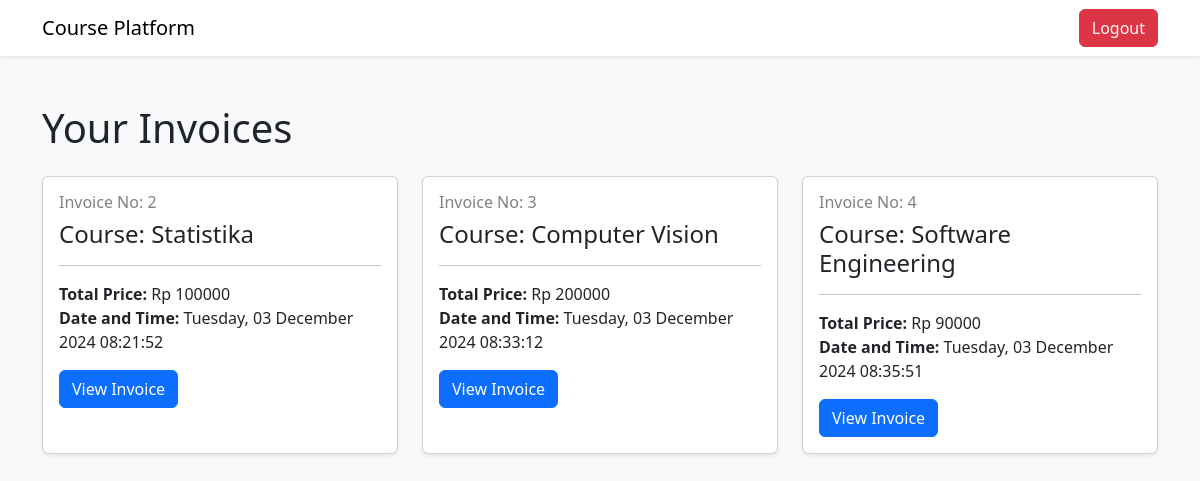
The app's page /student/invoices (signed in) with its own data.
### tables this page shows
CREATE TABLE invoice (
                id_invoice INTEGER PRIMARY KEY AUTOINCREMENT,
                id_pembayaran INTEGER,
                id_peserta INTEGER,
                detail_invoice TEXT NOT NULL,
                FOREIGN KEY (id_pembayaran) REFERENCES pembayaran(id_pembayaran),
                FOREIGN KEY (id_peserta) REFERENCES peserta(id_peserta)
            );

CREATE TABLE kursus (
                id_kursus INTEGER PRIMARY KEY AUTOINCREMENT,
                id_instruktur INTEGER,
                nama_kursus TEXT NOT NULL,
                harga_kursus INT NOT NULL,
                FOREIGN KEY (id_instruktur) REFERENCES instruktur(id_instruktur)
            );

### features/student.py (the view)
    def invoices(self):
        if not session.get('email') or session.get('role') != 'user':
            return redirect(url_for('home'))
        email = session.get('email')
        student = query_db('SELECT * FROM peserta WHERE email = ?', [email], one=True)
        if not student:
            return redirect(url_for('home'))
        student_id = student['id_peserta']
        invoices = query_db(
            '''
                SELECT invoice.*, pembayaran.*, kursus.*
                FROM invoice
                INNER JOIN pembayaran ON invoice.id_pembayaran = pembayaran.id_pembayaran
                INNER JOIN kursus ON pembayaran.id_kursus = kursus.id_kursus
                WHERE invoice.id_peserta = ?
            ''',
            [student_id]
        )
        return render_template('student/invoice.html', invoices=invoices)

### database.py (called while the page is built)
def get_db():
    db = getattr(g, '_database', None)
    if db is None:
        db = g._database = sqlite3.connect(DATABASE)
        db.row_factory = sqlite3.Row
    return db

def query_db(query, args=(), one=False):
    cur = get_db().execute(query, args)
    rv = cur.fetchall()
    cur.close()
    get_db().commit()
    return (rv[0] if rv else None) if one else rv

### templates/student/invoice.html (shortened to what this page needs)
<!DOCTYPE html>
<html lang="en">
<head>
    <link href="https://cdn.jsdelivr.net/npm/bootstrap@5.3.0/dist/css/bootstrap.min.css" rel="stylesheet">
</head>
<body class="bg-light">
    <nav class="navbar navbar-expand-lg navbar-light bg-white shadow-sm">
        <div class="container">
            <a class="navbar-brand" href="/">Course Platform</a>
            <div class="d-flex">
                <a href="/logout" class="btn btn-danger">Logout</a>
            </div>
        </div>
    </nav>
    <div class="container py-5">
        <h1 class="mb-4">Your Invoices</h1>
        <div class="row g-4">
            {% if invoices %}
            {% for invoice in invoices %}
            <div class="col-md-4">
                <div class="card h-100 shadow-sm">
                    <div class="card-body">
                        <h6 class="card-title h6" style="color: gray;">Invoice No: {{ invoice.id_invoice }}</h6>
                        <h4 class="card-title h4">Course: {{ invoice.nama_kursus }}</h4>
                        <hr>
                        <p class="card-text mb-0"><strong>Total Price:</strong> Rp {{ invoice.harga_kursus }}</p>
                        <p class="card-text"><strong>Date and Time:</strong> {{ invoice.detail_invoice }}</p>
                        <a href="/student/invoice/{{ invoice.id_invoice }}" class="btn btn-primary">View Invoice</a>
                    </div>
                </div>
            </div>
            {% endfor %}
            {% else %}
            <p class="text-muted">No invoices found.</p>
            {% endif %}
        </div>
    </div>
</body>
</html>

### records on screen
invoice: id_invoice "2", nama_kursus "Statistika", harga_kursus "100000", detail_invoice "Tuesday, 03 December 2024 08:21:52"
invoice: id_invoice "3", nama_kursus "Computer Vision", harga_kursus "200000", detail_invoice "Tuesday, 03 December 2024 08:33:12"
invoice: id_invoice "4", nama_kursus "Software Engineering", harga_kursus "90000", detail_invoice "Tuesday, 03 December 2024 08:35:51"
